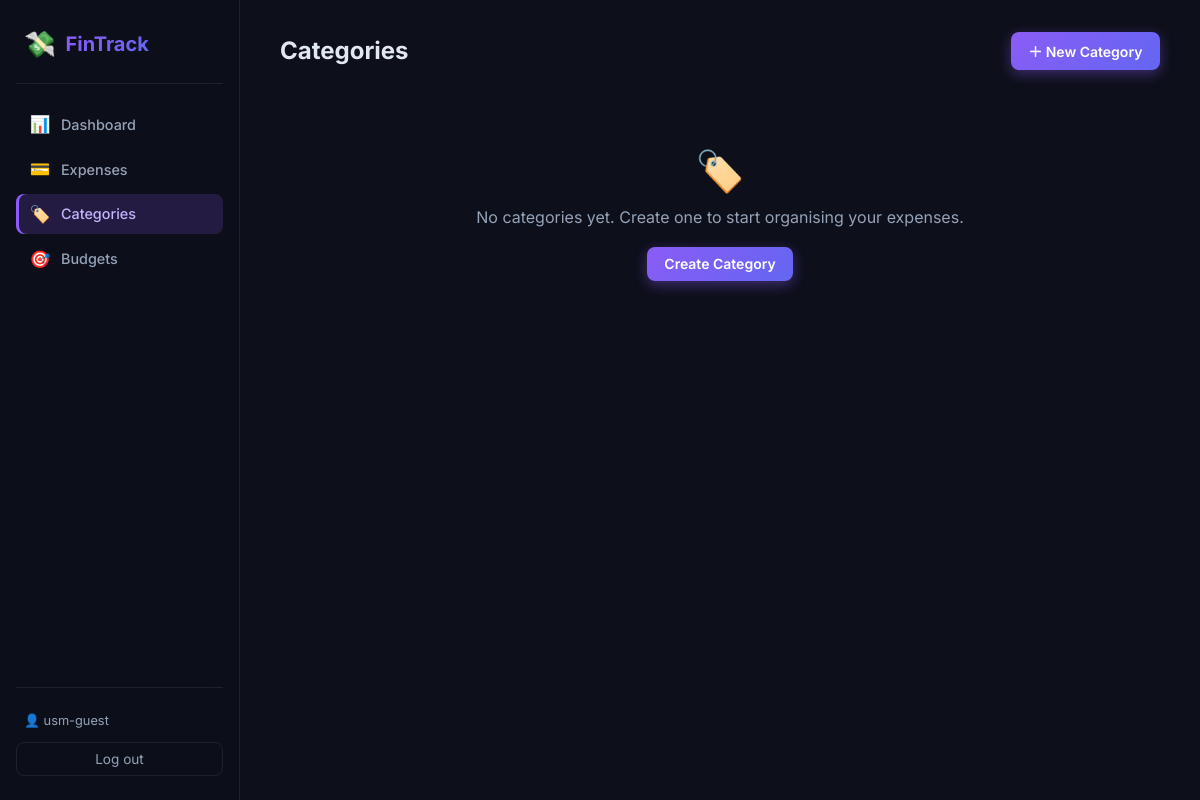
The app's page /categories/ (signed in), older data.
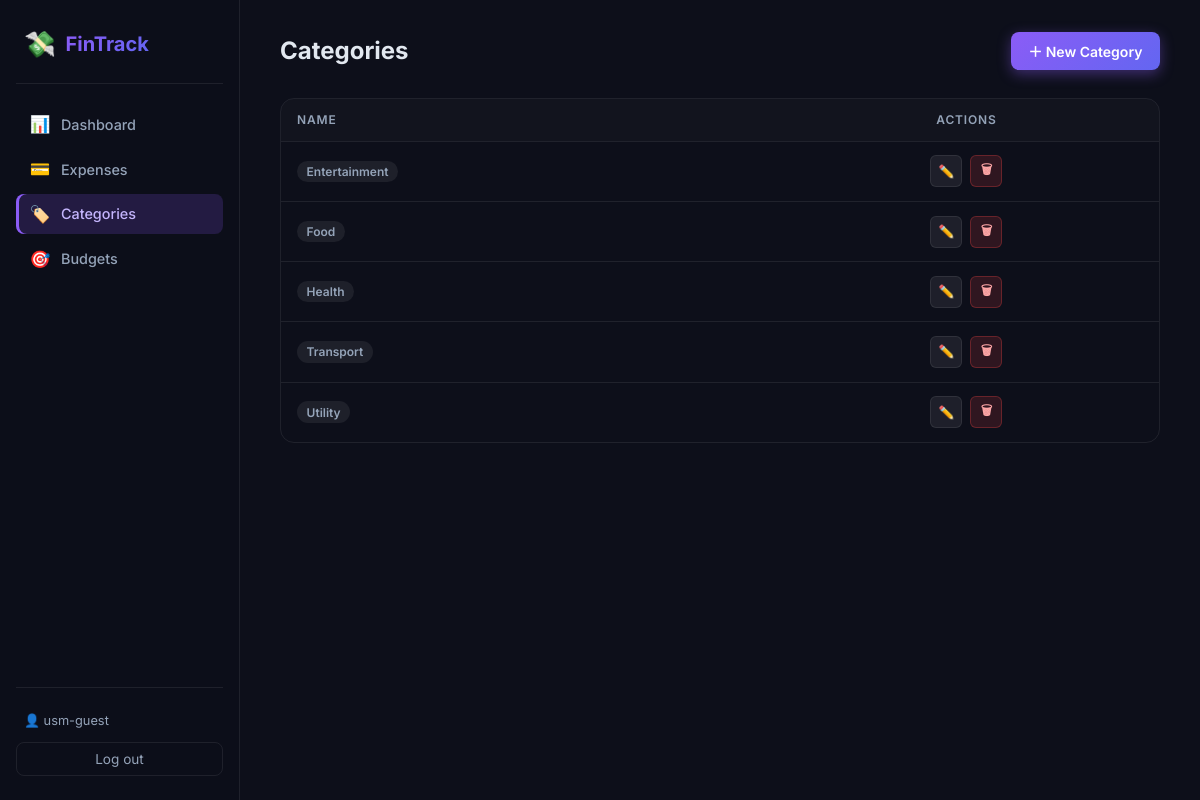
The same page, newer data.
### expenses/models.py (models this page shows, shortened)
class Category(models.Model):
    name = models.CharField(max_length=100, unique=True)
    class Meta:
        verbose_name_plural = "Categories"
        ordering = ["name"]

### expenses/views.py (the view)
# urls.py: path('categories/', views.CategoryListView.as_view(), name='category_list'),
class CategoryListView(LoginRequiredMixin, ListView):
    model = Category
    template_name = 'expenses/category_list.html'
    context_object_name = 'categories'

### expenses/templates/expenses/category_list.html (shortened to what this page needs)
{% extends "base.html" %}
{% block page_title %}Categories{% endblock %}
{% block topbar_actions %}
<a href="{% url 'category_add' %}" class="btn btn-primary" id="btn-add-category">＋ New Category</a>
{% endblock %}
{% block content %}
{% if categories %}
<div class="table-wrap">
  <table>
    <thead>
      <tr>
        <th>Name</th>
        <th style="text-align:center">Actions</th>
      </tr>
    </thead>
    <tbody>
      {% for cat in categories %}
      <tr>
        <td><span class="badge badge-default">{{ cat.name }}</span></td>
        <td style="text-align:center">
          <div class="flex gap-1" style="justify-content:center">
            <a href="{% url 'category_edit' cat.pk %}" class="btn btn-secondary btn-sm btn-icon" title="Edit">✏️</a>
            <a href="{% url 'category_delete' cat.pk %}" class="btn btn-danger btn-sm btn-icon" title="Delete">🗑</a>
          </div>
        </td>
      </tr>
      {% endfor %}
    </tbody>
  </table>
</div>
{% else %}
<div class="empty-state">
  <div class="empty-icon">🏷️</div>
  <p>No categories yet. Create one to start organising your expenses.</p>
  <a href="{% url 'category_add' %}" class="btn btn-primary">Create Category</a>
</div>
{% endif %}
{% endblock %}

Row changes from the older to the newer data that the page shows:
added Category: name "Entertainment"
added Category: name "Food"
added Category: name "Health"
added Category: name "Transport"
added Category: name "Utility"
Text that changed along with them:
text no longer shown: "🏷️ No categories yet. Create one to start organising your expenses. Create Category"
text now shown: "NAME ACTIONS"
